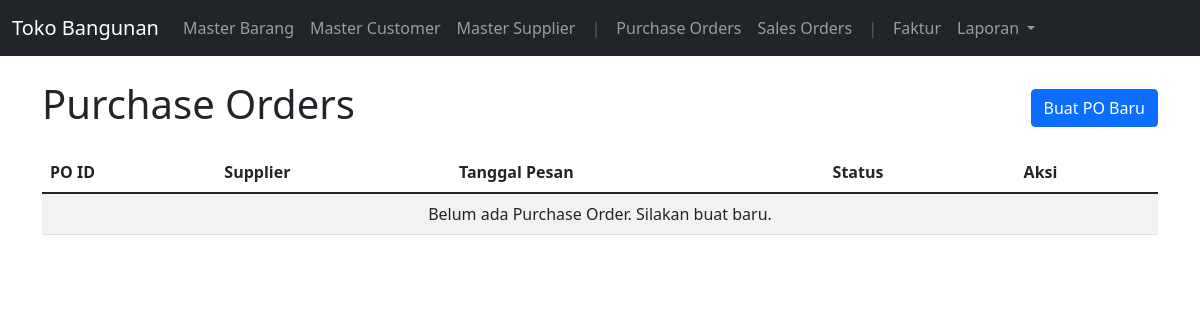
Before: /purchase-orders with the older database file.
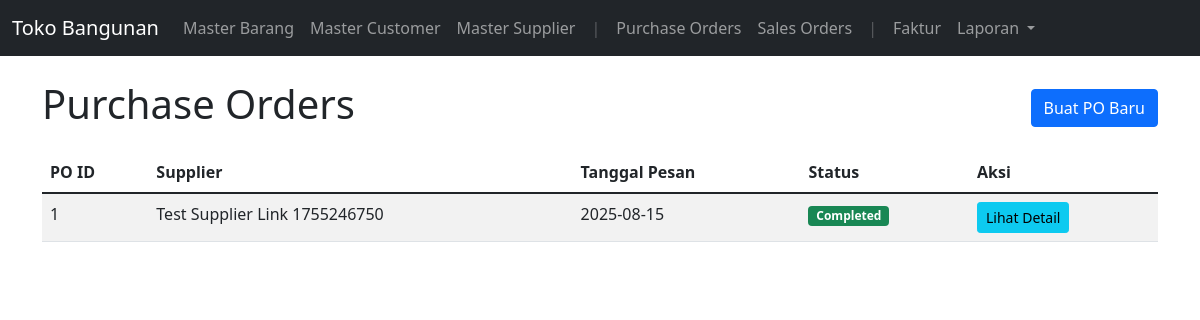
After: the same page with the newer database file.
### app.py (models this page shows, shortened)
class PurchaseOrder(db.Model):
    id = db.Column(db.Integer, primary_key=True)
    supplier_id = db.Column(db.Integer, db.ForeignKey('supplier.id'), nullable=False)
    order_date = db.Column(db.DateTime, nullable=False, default=datetime.utcnow)
    status = db.Column(db.String(20), nullable=False, default='Pending') # Pending, Completed
    supplier = db.relationship('Supplier', backref=db.backref('purchase_orders', lazy=True))
    items = db.relationship('PurchaseOrderItem', backref='purchase_order', lazy='dynamic', cascade="all, delete-orphan")

class Supplier(db.Model):
    id = db.Column(db.Integer, primary_key=True)
    name = db.Column(db.String(100), nullable=False)
    address = db.Column(db.Text, nullable=True)
    phone = db.Column(db.String(20), nullable=True)

### app.py (the view)
@app.route('/purchase-orders')
def list_purchase_orders():
    all_pos = PurchaseOrder.query.order_by(PurchaseOrder.order_date.desc()).all()
    return render_template('purchase_orders.html', purchase_orders=all_pos)

### templates/purchase_orders.html (shortened to what this page needs)
{% extends 'base.html' %}
{% block content %}
  <div class="d-flex justify-content-between align-items-center mb-3">
    <h1>Purchase Orders</h1>
    <a href="{{ url_for('add_purchase_order') }}" class="btn btn-primary">Buat PO Baru</a>
  </div>
  <table class="table table-striped table-hover">
    <thead>
      <tr>
        <th scope="col">PO ID</th>
        <th scope="col">Supplier</th>
        <th scope="col">Tanggal Pesan</th>
        <th scope="col">Status</th>
        <th scope="col">Aksi</th>
      </tr>
    </thead>
    <tbody>
      {% for po in purchase_orders %}
        <tr>
          <td>{{ po.id }}</td>
          <td>{{ po.supplier.name }}</td>
          <td>{{ po.order_date.strftime('%Y-%m-%d') }}</td>
          <td>
            <span class="badge {% if po.status == 'Completed' %}bg-success{% else %}bg-warning{% endif %}">
              {{ po.status }}
            </span>
          </td>
          <td>
            <a href="{{ url_for('view_purchase_order', id=po.id) }}" class="btn btn-sm btn-info">Lihat Detail</a>
          </td>
        </tr>
      {% else %}
        <tr>
          <td colspan="5" class="text-center">Belum ada Purchase Order. Silakan buat baru.</td>
        </tr>
      {% endfor %}
    </tbody>
  </table>
{% endblock %}

Changed rows visible on the page:
added PurchaseOrder: id "1", supplier.name "Test Supplier Link 1755246750", order_date "2025-08-15", status "Completed"
Other visible differences:
text no longer shown: "Belum ada Purchase Order. Silakan buat baru."
